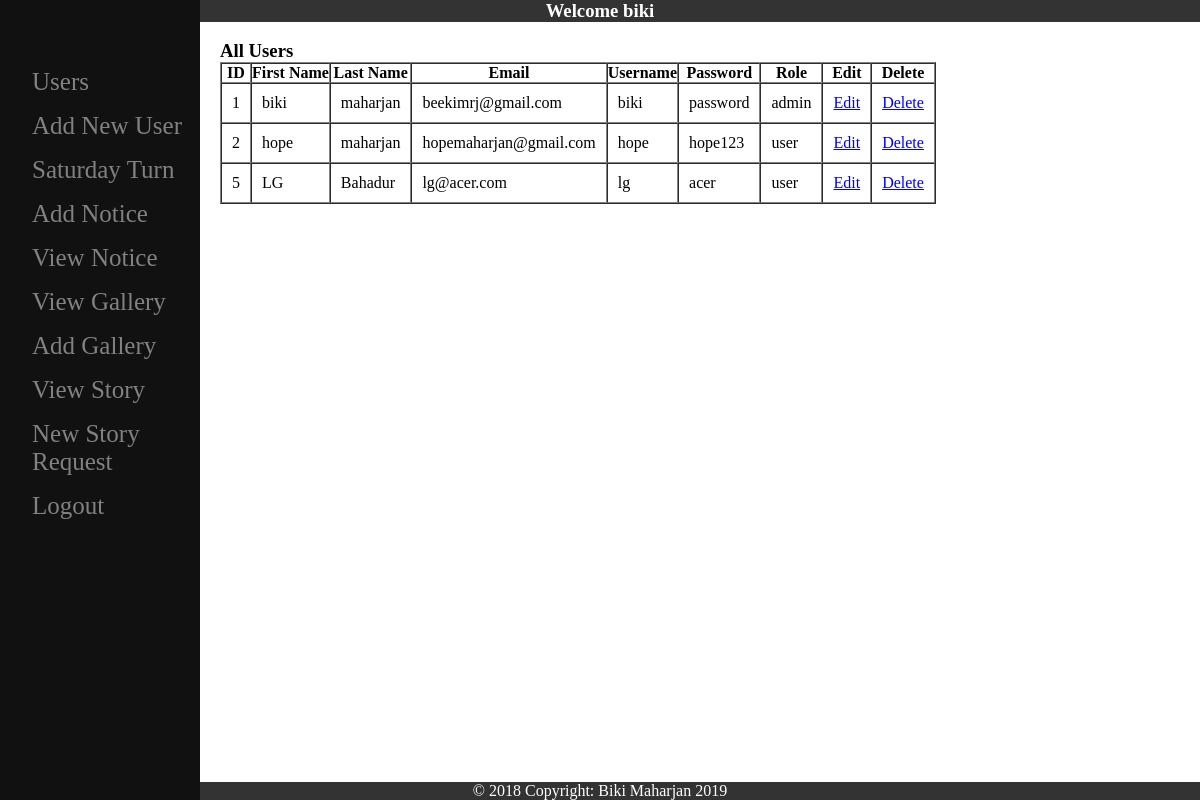
Screenshot of /pages/admin.php?page=users (signed in) with the database file from the repository.
### tables this page shows
CREATE TABLE `users` (
  `id` int(3) NOT NULL,
  `username` varchar(20) NOT NULL,
  `password` varchar(50) NOT NULL,
  `firstname` varchar(20) NOT NULL,
  `lastname` varchar(20) NOT NULL,
  `email` varchar(50) NOT NULL,
  `image` varchar(255) NOT NULL,
  `role` varchar(30) NOT NULL DEFAULT 'user'
);

### pages/userlist.php (the view, shortened to what this page needs)
<h3>All Users</h3>
<?php
	require("../php/db.php");
	$query="SELECT * FROM users";
	$select_query=mysqli_query($conn,$query);
	echo "<table border='1' cellspacing='0' cellpadding='20'>";
	echo "<tr> <th>ID</th> <th>First Name</th> <th>Last Name</th> <th>Email</th> <th>Username</th><th>Password</th><th>Role</th> <th>Edit</th> <th>Delete</th></tr>";
	while($row=mysqli_fetch_assoc($select_query))
	{
		echo "<tr>";
		echo '<td>' . $row['id'] . '</td>';
		echo '<td>' . $row['firstname'] . '</td>';
		echo '<td>' . $row['lastname'] . '</td>';
		echo '<td>' . $row['email'] . '</td>';
		echo '<td>' . $row['username'] . '</td>';
		echo '<td>' . $row['password'] . '</td>';
		echo '<td>' . $row['role'] . '</td>';
		echo '<td><a href="admin.php?page=users&id=' . $row['id'] . '">Edit</a></td>';
		echo '<td><a href="deleteUser.php?id=' . $row['id'] . '">Delete</a></td>';
		echo "</tr>";
	}
	echo "</table>";
?>

### css/php_style.css (style rules this page uses)
* { margin:0px; padding: 0px; }
table td { padding: 10px; margin: 0px; }

### rows the page displays
users: id "1", firstname "biki", lastname "maharjan", email "beekimrj@gmail.com", username "biki", password "password", role "admin"
users: id "2", firstname "hope", lastname "maharjan", email "hopemaharjan@gmail.com", username "hope", password "hope123", role "user"
users: id "5", firstname "LG", lastname "Bahadur", email "lg@acer.com", username "lg", password "acer", role "user"

### other values shown
$_SESSION['firstname'] "biki"
